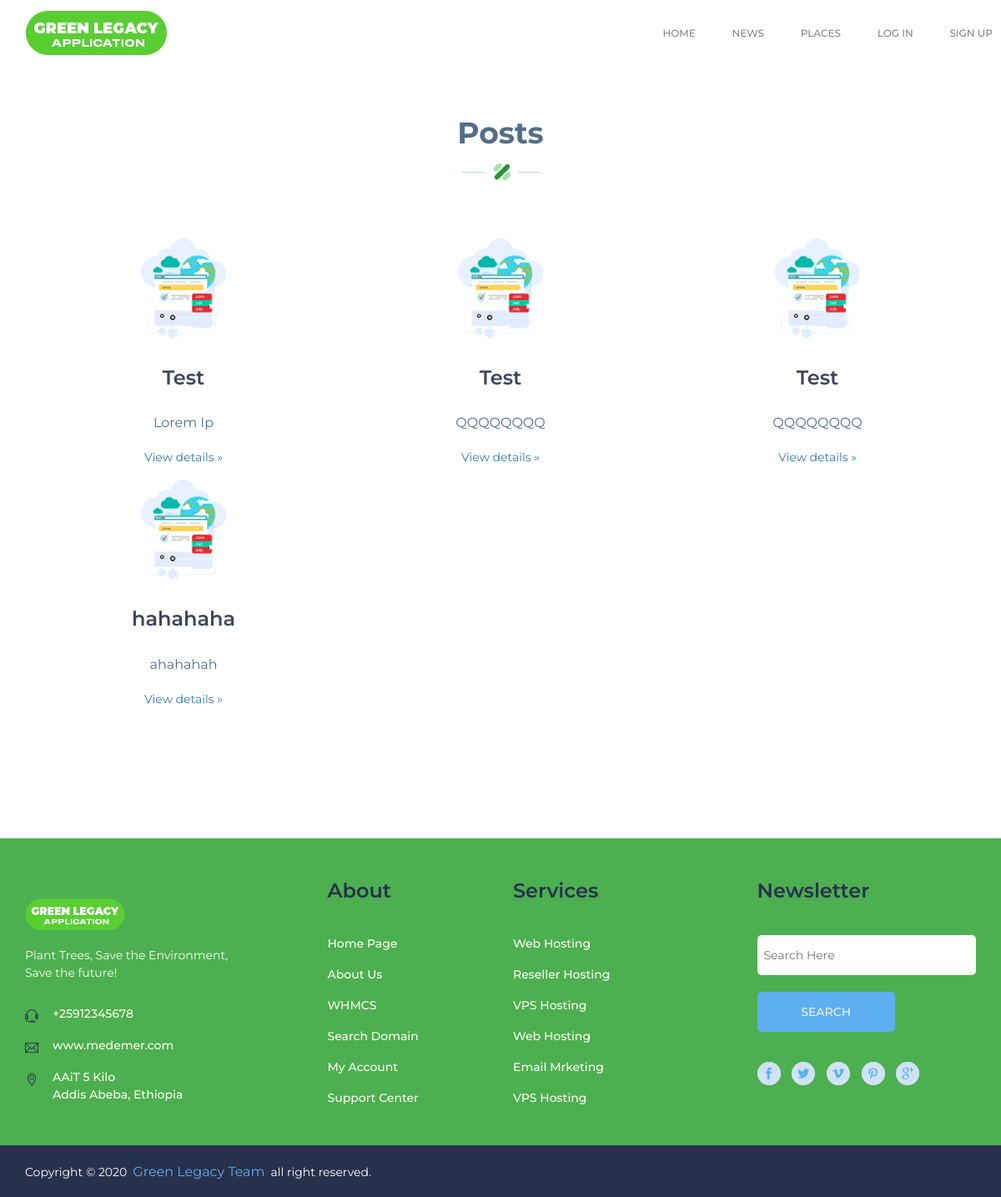
/post/, run on an earlier commit of the app's database.
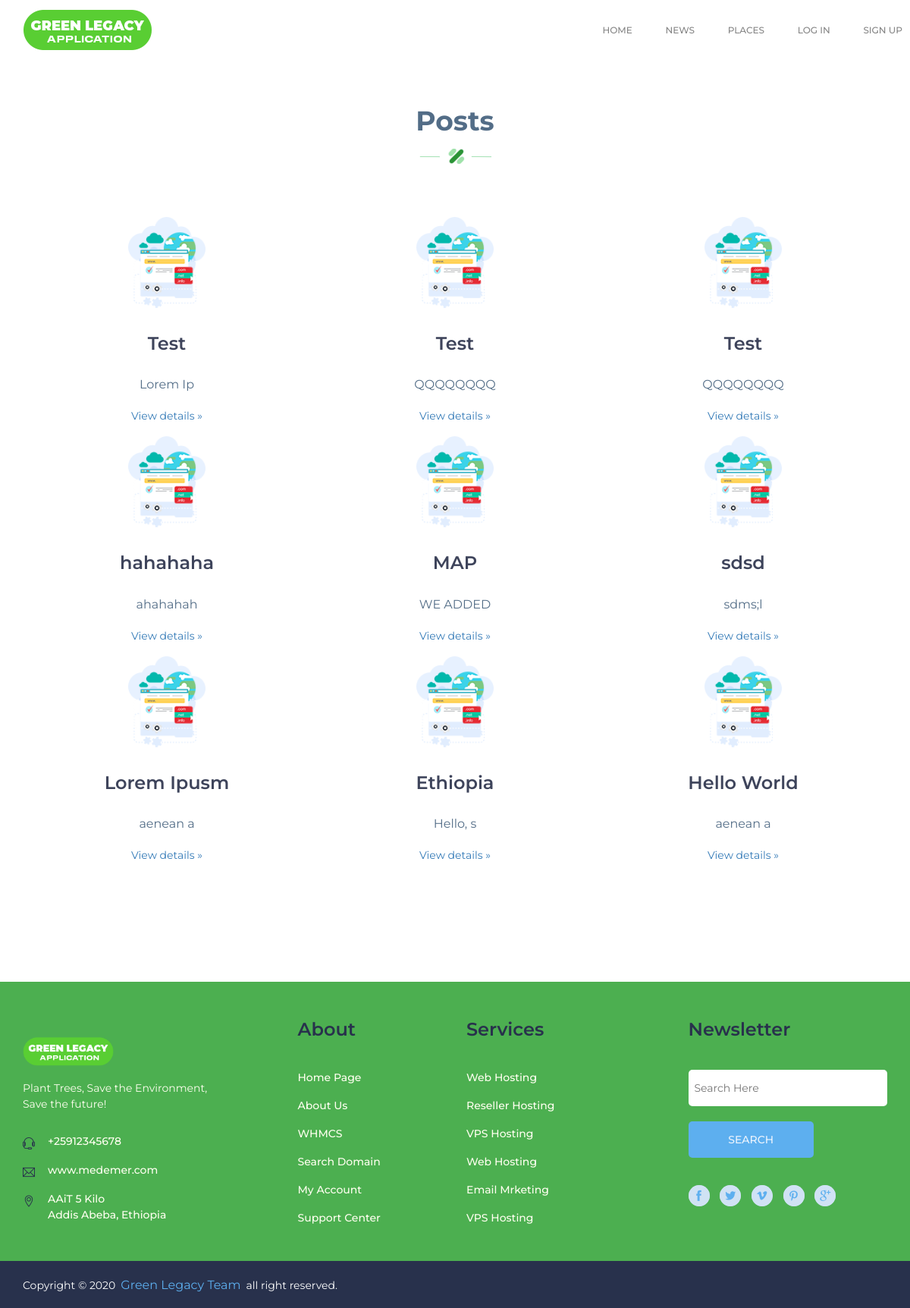
And on a later commit of the database.
### post/models.py (models this page shows, shortened)
class Post(models.Model):
    author = models.ForeignKey(User, on_delete=models.CASCADE,null=True)
    title = models.CharField(max_length=50)
    text = models.TextField()
    pubdate = models.DateTimeField(default = timezone.now())
    myimage = models.ImageField(upload_to='images/', null=True)
    location = PlainLocationField(based_fields=['city'], zoom=20, null=True)
    def pre(self):
        return self.text[:8]

### post/views.py (the view)
# urls.py: path('',home, name ='index'),
def index(request):
    all_post = Post.objects.order_by('-pubdate')
    context = {"all_post" : all_post}
    return render(request,'post/index.html',context)

### templates/post/index.html
{% extends 'main/base.html' %}
{% load static %}
{% block  content %}
<section class="blog-1-area wow fadeInUp" data-wow-duration="2s" data-wow-delay="0.2s">
    <div class="container" style="margin-top: 5%;">
        <div class="row">
            <div class="col-md-12">
                <div class="section-title ">
                    <h2>Posts</h2>
                    <img src="{% static 'main/img/section-shape.png' %}" alt="section-shape">
                </div>
            </div>
        </div>
   {% for post in all_post %}
        <div class="contaier" >
            <div class="col-md-4 col-sm-4 ">
                <div class="single-blog-1">
                    <img src="asset/img/service/section-icon.png" alt="section-icon">
                    <h2>{{ post.title }}</h2>
                    <p>{{ post.pre }}</p>
                    <p><a class="btn btn-secondary" href="{% url 'Post:detail' post.id %}" role="button">View details &raquo;</a></p>
                </div>
            </div>
        </div>
      {% endfor %}
    </div>
</section>
{% endblock %}

What changed in the data, as far as the page shows it:
added Post: title "MAP", pre "WE ADDED"
added Post: title "sdsd", pre "sdms;l"
added Post: title "Lorem Ipusm", pre "aenean a"
added Post: title "Ethiopia", pre "Hello, s"
added Post: title "Hello World", pre "aenean a"
